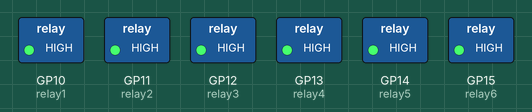
Recording of a program running on a simulated Raspberry Pi Pico running MicroPython. Shown: switched loads named in the program (green lamp = pin HIGH).

Above: at 1.5 s.
At 4.5 s:
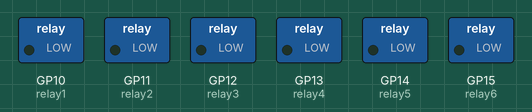
Timing chart, 0 to 5.6 s (numbered marks = the images above):
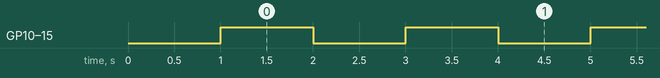

Measured:
- by itself, GP10 (relay1), GP11 (relay2), GP12 (relay3), GP13 (relay4), GP14 (relay5), GP15 (relay6): alternates HIGH for 1.0 s and LOW for 1.0 s

The program:

pirelay_6.py
```python
from machine import Pin
import time

relay1 = machine.Pin(10, machine.Pin.OUT)
relay2 = machine.Pin(11, machine.Pin.OUT)
relay3 = machine.Pin(12, machine.Pin.OUT)
relay4 = machine.Pin(13, machine.Pin.OUT)
relay5 = machine.Pin(14, machine.Pin.OUT)
relay6 = machine.Pin(15, machine.Pin.OUT)

relay1.value(0)#relay1 at LOW
relay2.value(0)#relay2 at LOW
relay3.value(0)#relay3 at LOW
relay4.value(0)#relay4 at LOW
relay5.value(0)#relay5 at LOW
relay6.value(0)#relay6 at LOW

time.sleep(1)

while 1:
    relay1.value(1)#relay1 at HIGH
    relay2.value(1)#relay2 at HIGH
    relay3.value(1)#relay3 at HIGH
    relay4.value(1)#relay4 at HIGH
    relay5.value(1)#relay5 at HIGH
    relay6.value(1)#relay6 at HIGH

    time.sleep(1)

    relay1.value(0)#relay1 at LOW
    relay2.value(0)#relay2 at LOW
    relay3.value(0)#relay3 at LOW
    relay4.value(0)#relay4 at LOW
    relay5.value(0)#relay5 at LOW
    relay6.value(0)#relay6 at LOW

    time.sleep(1)
```
